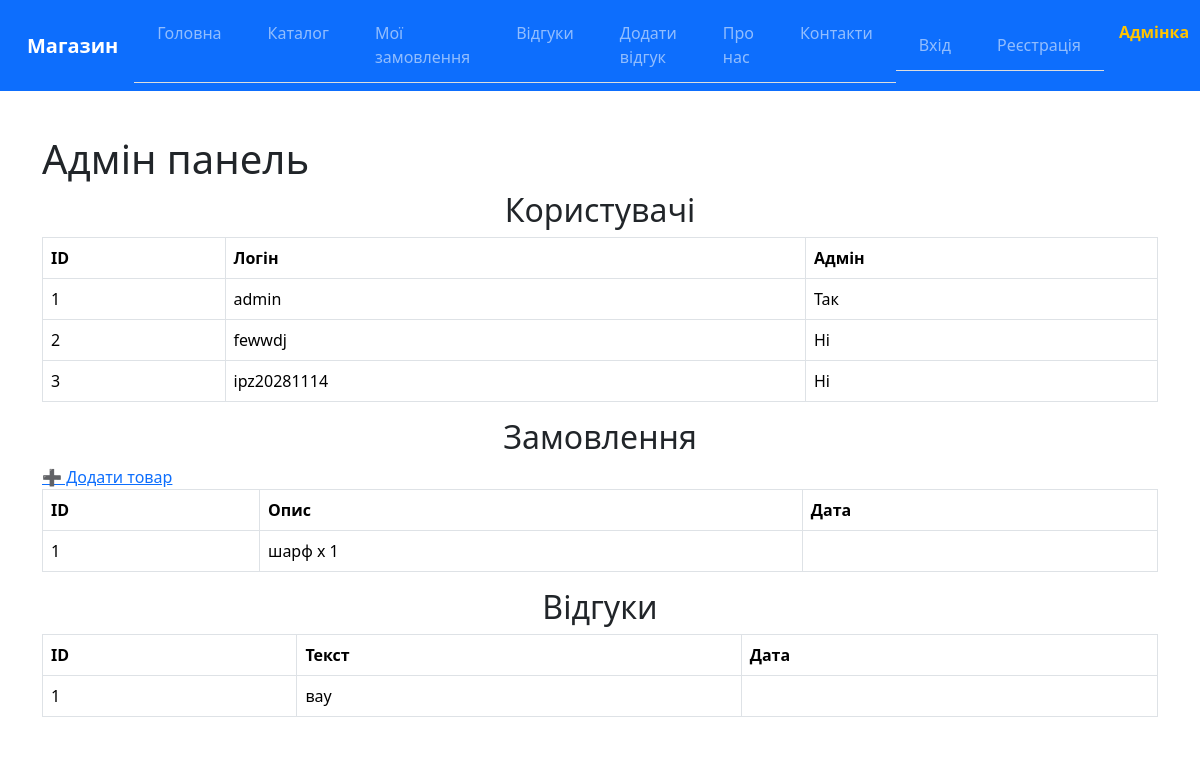
Page /admin (signed in) on the earlier database version.
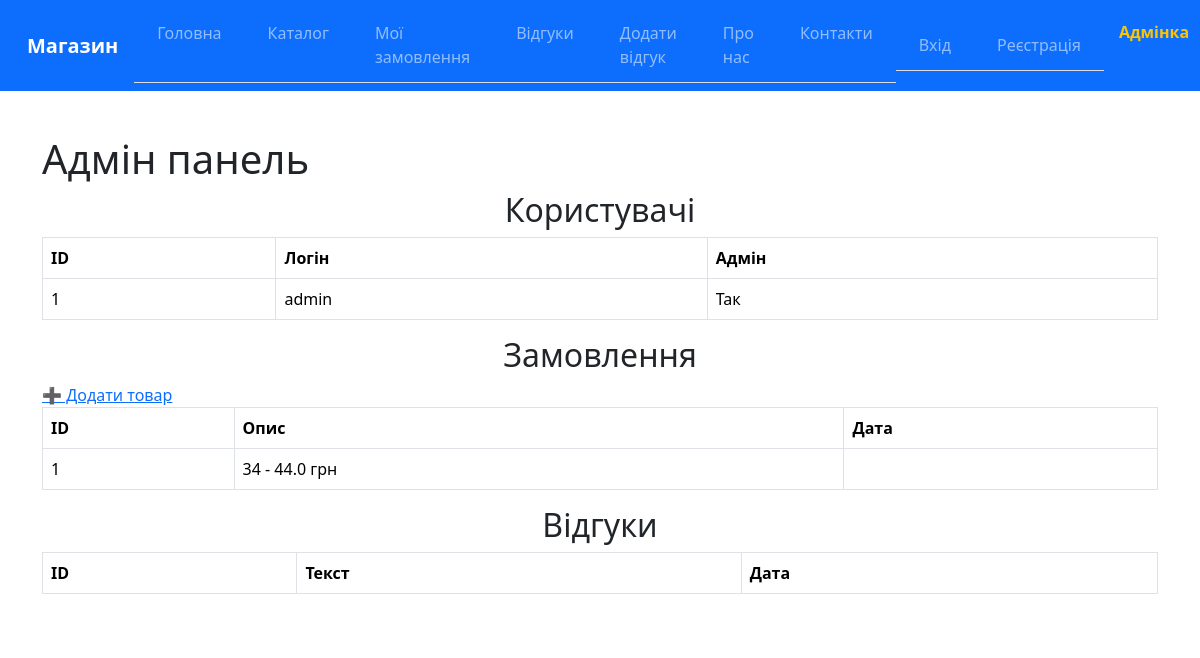
Same page on the later database version.
### models.py (models this page shows)
class User(db.Model, UserMixin):
    id = db.Column(db.Integer, primary_key=True)
    username = db.Column(db.String(80), unique=True, nullable=False)
    password = db.Column(db.String(200), nullable=False)
    is_admin = db.Column(db.Boolean, default=False)

class Order(db.Model):
    id = db.Column(db.Integer, primary_key=True)
    description = db.Column(db.Text, nullable=False)

class Feedback(db.Model):
    id = db.Column(db.Integer, primary_key=True)
    text = db.Column(db.Text, nullable=False)

### app.py (the view)
@app.route("/admin")
@login_required
def admin_panel():
    if not current_user.is_admin:
        flash("Доступ заборонено!")
        return redirect(url_for("index"))
    users = User.query.all()
    orders = Order.query.all()
    feedbacks = Feedback.query.all()
    return render_template(
        "admin.html",
        users=users,
        orders=orders,
        feedbacks=feedbacks
    )

### app.py (called while the page is built)
@login_manager.user_loader
def load_user(user_id):
    return User.query.get(int(user_id))

### templates/admin.html (shortened to what this page needs)
{% extends "base.html" %}
{% block content %}
<h1>Адмін панель</h1>
<h2>Користувачі</h2>
<table class="table table-bordered">
    <thead>
        <tr>
            <th>ID</th>
            <th>Логін</th>
            <th>Адмін</th>
        </tr>
    </thead>
    <tbody>
        {% for user in users %}
        <tr>
            <td>{{ user.id }}</td>
            <td>{{ user.username }}</td>
            <td>{{ "Так" if user.is_admin else "Ні" }}</td>
        </tr>
        {% endfor %}
    </tbody>
</table>
<h2>Замовлення</h2>
<table class="table table-bordered">
    <thead>
        <tr>
            <th>ID</th>
            <th>Опис</th>
            <th>Дата</th>
        </tr>
    </thead>
    <tbody>
        {% for order in orders %}
        <tr>
            <td>{{ order.id }}</td>
            <td>{{ order.description }}</td>
            <td>{{ order.date_created }}</td>
            <a href="/admin/products/add">➕ Додати товар</a>
        </tr>
        {% endfor %}
    </tbody>
</table>
<h2>Відгуки</h2>
<table class="table table-bordered">
    <thead>
        <tr>
            <th>ID</th>
            <th>Текст</th>
            <th>Дата</th>
        </tr>
    </thead>
    <tbody>
        {% for fb in feedbacks %}
        <tr>
            <td>{{ fb.id }}</td>
            <td>{{ fb.text }}</td>
            <td>{{ fb.date_created }}</td>
        </tr>
        {% endfor %}
    </tbody>
</table>
{% endblock %}

### templates/base.html (shortened to what this page needs)
<!DOCTYPE html>
<html lang="uk">
<head>
    <link href="{{ url_for('static', filename='css/style.css') }}" rel="stylesheet">
    <link href="https://cdn.jsdelivr.net/npm/bootstrap@5.3.2/dist/css/bootstrap.min.css" rel="stylesheet">
</head>
<body>
<nav class="navbar navbar-expand-lg navbar-dark bg-primary">
  <div class="container-fluid">
    <a class="navbar-brand" href="{{ url_for('index') }}">Магазин</a>
    <div class="collapse navbar-collapse" id="navbarNav">
      <ul class="navbar-nav me-auto">
        <li class="nav-item"><a class="nav-link" href="{{ url_for('index') }}">Головна</a></li>
        <li class="nav-item"><a class="nav-link" href="{{ url_for('catalog_page') }}">Каталог</a></li>
        <li class="nav-item"><a class="nav-link" href="{{ url_for('my_orders_page') }}">Мої замовлення</a></li>
        <li class="nav-item"><a class="nav-link" href="{{ url_for('feedback_list_page') }}">Відгуки</a></li>
        <li class="nav-item"><a class="nav-link" href="{{ url_for('feedback_add_page') }}">Додати відгук</a></li>
        <li class="nav-item"><a class="nav-link" href="{{ url_for('about_page') }}">Про нас</a></li>
        <li class="nav-item"><a class="nav-link" href="{{ url_for('contacts_page') }}">Контакти</a></li>
      </ul>
      <ul class="navbar-nav">
        {% if session.get('user_id') %}
          <li class="nav-item"><a class="nav-link" href="{{ url_for('logout_page') }}">Вихід</a></li>
        {% else %}
          <li class="nav-item"><a class="nav-link" href="{{ url_for('login_page') }}">Вхід</a></li>
          <li class="nav-item"><a class="nav-link" href="{{ url_for('register_page') }}">Реєстрація</a></li>
        {% endif %}
       {% if current_user.is_authenticated and current_user.is_admin %}
        <a href="/admin">Адмінка</a>
       {% endif %}
      </ul>
    </div>
  </div>
</nav>
<div class="container mt-4">
    {% block content %}{% endblock %}
</div>
</body>
</html>

### static/css/style.css (style rules this page uses)
body { font-family: 'Arial', sans-serif; background: #F0F0F0; margin: 0; padding: 0; }
nav a { margin: 0 15px; color: #FFC400; text-decoration: none; font-weight: bold; }
.container { max-width: 800px; margin: 20px auto; padding: 20px; background: white; border-radius: 10px; }
h2 { text-align: center; color: #A50044; }
ul { list-style: none; padding: 0; }
li { padding: 5px 0; border-bottom: 1px solid #ddd; }

Differences in the rows shown:
removed User: id "2", username "fewwdj", is_admin "Ні"
removed User: id "3", username "ipz20281114", is_admin "Ні"
removed Feedback: id "1", text "вау"
changed Order id 1: description "шарф x 1" → "34 - 44.0 грн"
